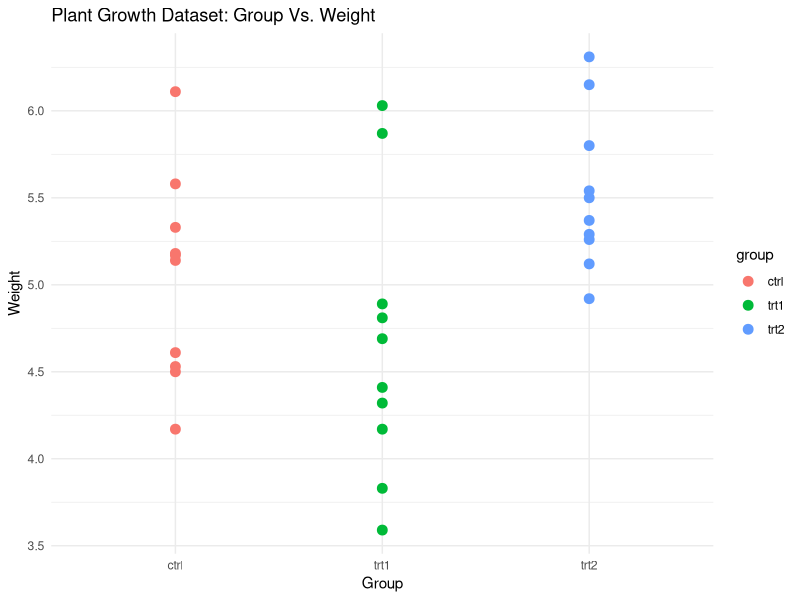

Recreate this plot in R.
# Load necessary libraries
installed.packages("caret")
# or Goto Tools -> Install packages -> caret -> install
library(caret)
library(class)
library(ggplot2)
# Load data
data("PlantGrowth")
str(PlantGrowth)
head(PlantGrowth)
# Ensure group is a factor
PlantGrowth$group <- as.factor(PlantGrowth$group)
set.seed(123)
# Fix: removed the semicolon in <;-
trainIndex <- createDataPartition(PlantGrowth$group, p = 0.7, list = FALSE)
# Split the data
trainData <- PlantGrowth[trainIndex, ]
testData <- PlantGrowth[-trainIndex, ]
# Fix: replaced curly quotes with straight quotes
trainX <- trainData[, "weight", drop = FALSE]
trainY <- trainData$group
testX <- testData[, "weight", drop = FALSE]
testY <- testData$group
set.seed(123)
# Run KNN
knn_pred <- knn(train = trainX, test = testX, cl = trainY, k = 3)
# Evaluate the model
# Note: knn_pred must be compared against testY
conf_matrix <- confusionMatrix(knn_pred, testY)
print(conf_matrix)
# Visualization
ggplot(PlantGrowth, aes(x = group, y = weight, color = group)) +
  geom_point(size = 3) +
  labs(title = "Plant Growth Dataset: Group Vs. Weight",
       x = "Group", y = "Weight") +
  theme_minimal()
